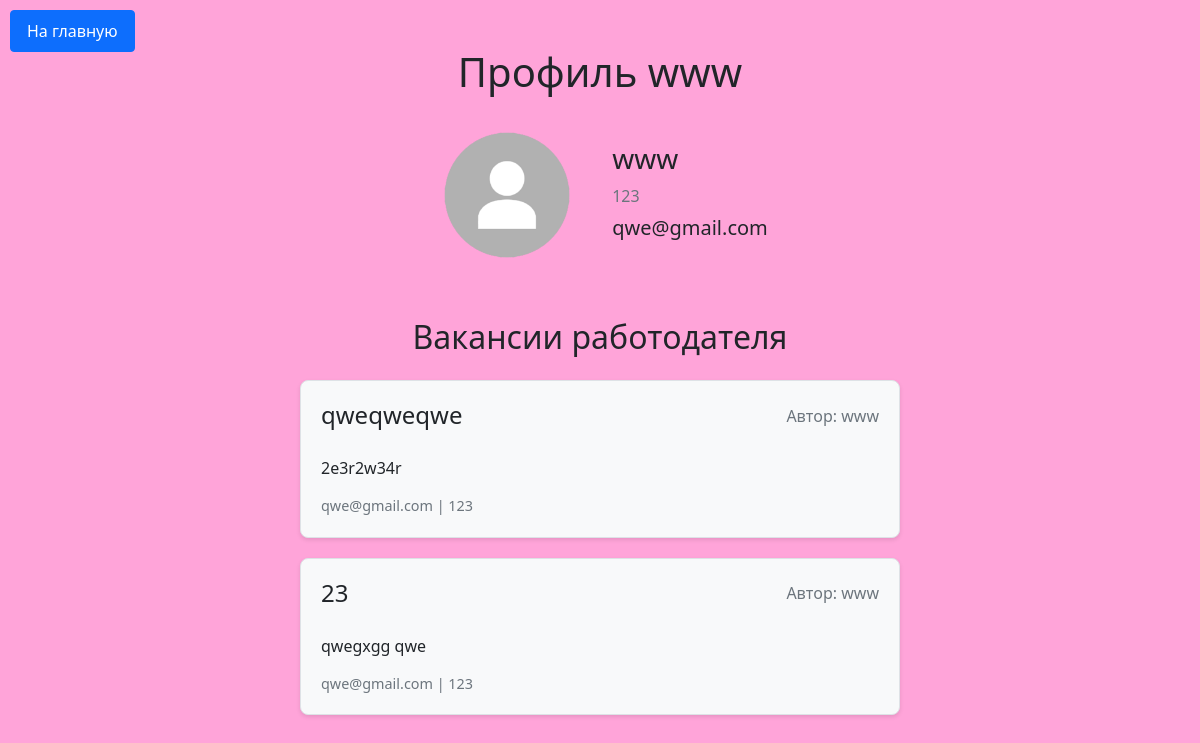
/view_profile/2 (signed in), run on the app's committed database.
### data/users.py (models this page shows, shortened)
class User(SqlAlchemyBase, UserMixin):
    __tablename__ = 'users'
    id = sqlalchemy.Column(sqlalchemy.Integer,
                           primary_key=True, autoincrement=True)
    login = sqlalchemy.Column(sqlalchemy.String, nullable=True)
    name = sqlalchemy.Column(sqlalchemy.String, nullable=True)
    telephone = sqlalchemy.Column(sqlalchemy.String, nullable=True)
    description = sqlalchemy.Column(sqlalchemy.String, nullable=True)
    email = sqlalchemy.Column(sqlalchemy.String,
                              index=True, unique=True, nullable=True)
    is_employer = sqlalchemy.Column(sqlalchemy.Boolean, nullable=True)
    hashed_password = sqlalchemy.Column(sqlalchemy.String, nullable=True)
    profile_image = sqlalchemy.Column(sqlalchemy.String, default='/static/img/default_image.png')
    responded_vacancies = sqlalchemy.Column(sqlalchemy.String, nullable=True)
    vacancy = orm.relationship("Vacancy", back_populates='user')

### data/vacancies.py (models this page shows, shortened)
class Vacancy(SqlAlchemyBase):
    __tablename__ = 'vacancies'
    id = sqlalchemy.Column(sqlalchemy.Integer,
                           primary_key=True, autoincrement=True)
    title = sqlalchemy.Column(sqlalchemy.String, nullable=True)
    content = sqlalchemy.Column(sqlalchemy.String, nullable=True)
    company_id = sqlalchemy.Column(sqlalchemy.Integer,
                                sqlalchemy.ForeignKey("users.id"))
    user = orm.relationship('User')

### main.py (the view)
@app.route('/view_profile/<id>', methods=['GET', 'POST'])
@login_required
def view_profile(id):
    form = LoginForm()
    db_sess = db_session.create_session()
    user = db_sess.query(User).filter(User.id == id).first()
    if user is not None:
        if user.is_employer:
            all_vac = user.vacancy
        else:
            all_vac = get_employee_vacansies(user)
    else:
        return error_page('404 Страница не существует')
    return render_template('view_profile.html', title=f'Профиль {user.name}', sec_title=f'Профиль {user.name}',
                           sp=all_vac, form=form, user=user)

### data/db_session.py (called while the page is built)
def create_session() -> Session:
    global __factory
    return __factory()

### main.py (called while the page is built)
@login_manager.user_loader
def load_user(user_id):
    db_sess = db_session.create_session()
    return db_sess.query(User).get(user_id)

### templates/view_profile.html (shortened to what this page needs)
<!DOCTYPE html>
<html lang="en">
<head>
    <link rel="stylesheet"
          href="https://cdn.jsdelivr.net/npm/bootstrap@5.0.0-beta1/dist/css/bootstrap.min.css"
>
    <link type="text/css" rel="stylesheet" href="../static/css/style.css">
</head>
<body class="text-center">
<a href="/" class="fixed-button btn btn-primary">На главную</a>
<div class="container my-5">
    <h1 class="text-center mb-4">{{sec_title}}</h1>
    <div class="profile-container">
        <img src="{{user.profile_image}}" class="profile-image">
        <div class="profile-info text-start">
            <h3>{{user.name}}</h3>
            <div class="mb-2">
                <span class="text-muted">{{user.telephone}}</span>
            </div>
            <h5>{{user.email}}</h5>
        </div>
    </div>
    <div class="mt-5">
        {% if user.is_employer %}
            <h2 class="mb-4">Вакансии работодателя</h2>
        {% else %}
            <h2 class="mb-4">Вакансии на которые работник откликался</h2>
        {% endif %}
        {% if sp %}
        {% for vacancy in sp %}
        <div class="vacancy-card">
            <div class="vacancy-header">
                <h4 class="mb-0">{{vacancy.title}}</h4>
                <span class="text-muted">Автор: {{vacancy.user.name}}</span>
            </div>
            <div class="vacancy-content mt-3">
                {{vacancy.content}}
            </div>
            <div class="vacancy-footer">
                <div>
                    {{vacancy.user.email}} | {{vacancy.user.telephone}}
                </div>
            </div>
        </div>
        {% endfor %}
        {% else %}
            {% if user.is_employer %}
                <div class="alert alert-info">У работодателя пока нет вакансий</div>
            {% else %}
                <div class="alert alert-info">Работник пока не откликнулся ни на одну вакансию</div>
            {% endif %}
        {% endif %}
    </div>
</div>
</body>
</html>

### static/css/style.css (style rules this page uses)
body { background: rgb(255,164,217); min-height: 100vh; height: 100%; width: 100%; display: flex; flex-direction: column; }
.fixed-button { position: fixed; top: 10px; left: 10px; padding: 8px 16px; }

### templates/view_profile.html (style rules this page uses)
html, body { height: 100%; }
.profile-container { display: flex; justify-content: center; align-items: center; gap: 30px; margin-bottom: 40px; flex-wrap: wrap; }
.profile-info { display: flex; flex-direction: column; }
.vacancy-card { background-color: #f8f9fa; border: 1px solid #dee2e6; border-radius: 8px; padding: 20px; margin: 20px auto; max-width: 600px; box-shadow: 0 2px 4px rgba(0,0,0,0.1); text-align: left; display: flex; flex-direction: column; min-height: fit-content; height: auto; }
.vacancy-content { flex-grow: 1; word-wrap: break-word; overflow-wrap: break-word; }
.vacancy-header { display: flex; justify-content: space-between; margin-bottom: 10px; align-items: center; }
.vacancy-footer { margin-top: 15px; color: #6c757d; font-size: 0.9em; display: flex; justify-content: space-between; align-items: center; flex-wrap: wrap; gap: 10px; }
.profile-image { width: 150px; height: 150px; border-radius: 50%; object-fit: cover; }

### data on the page
User: profile_image (placeholder picture), name "www", telephone "123", email "qwe@gmail.com"
Vacancy: title "qweqweqwe", user.name "www", content "2e3r2w34r", user.email "qwe@gmail.com", user.telephone "123"
Vacancy: title "23", user.name "www", content "qwegxgg qwe", user.email "qwe@gmail.com", user.telephone "123"

### other printed values
{{ sec_title }} "Профиль www"
